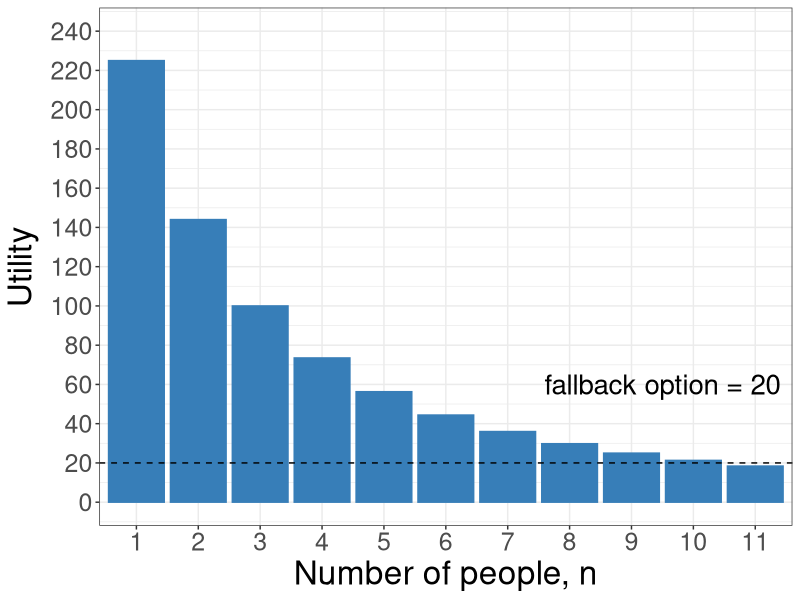
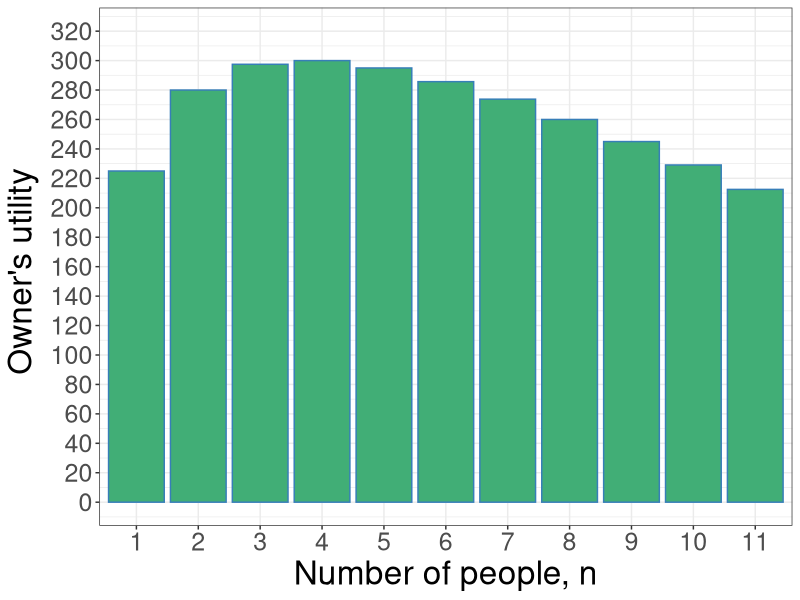
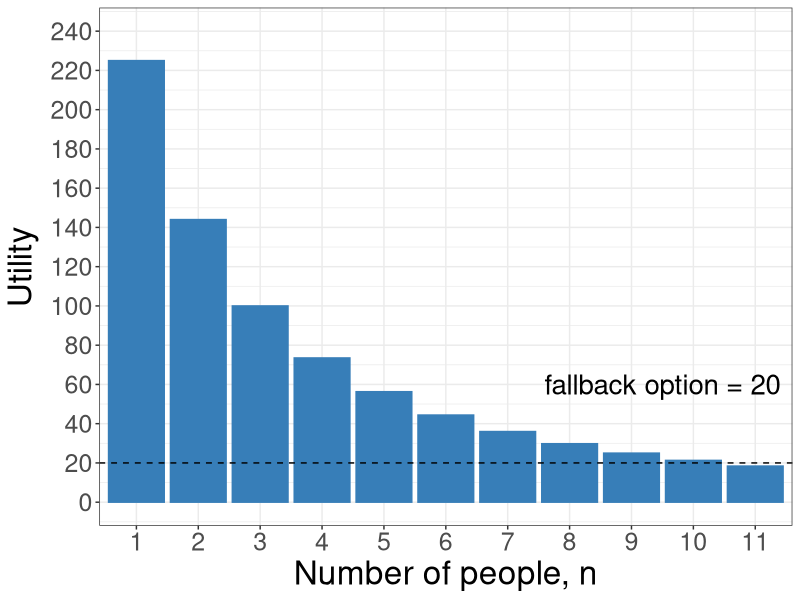
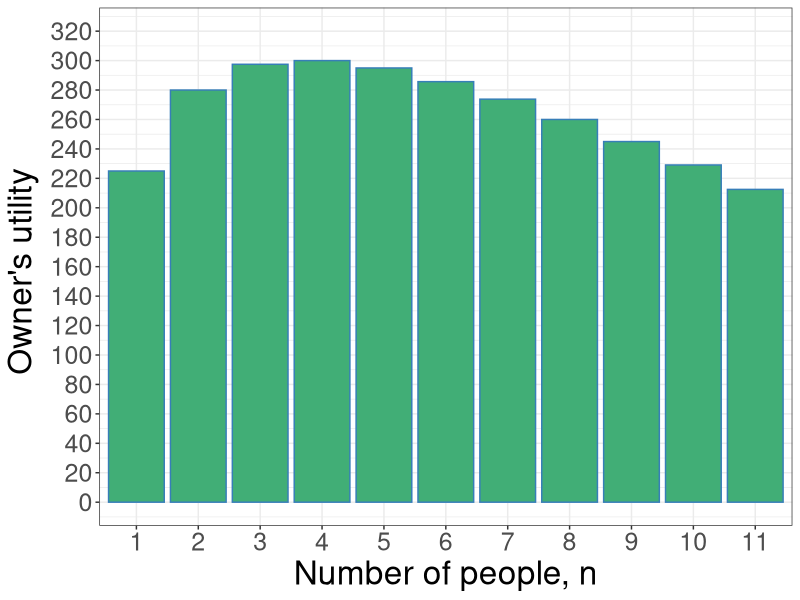

Write R code to recreate these figures, in order.
require(shape)
library(tidyverse)
#pdf(file = "competitionmarkets/long_run_n_bargraph.pdf", width = 9, height = 7)


#Set parameters for graphics
axislabelsize <- 1.8
labelsize <- 1.5
namesize <- 1.8
annotatesize <- 1.5
graphlinewidth <- 2
segmentlinewidth <- 1.5


COL <- c("#7fc97f", "#beaed4", "#fdc086", "#ffff99", "#386cb0", "#f0027f", "#bf5b17", "#666666")
COLA <- c("#e0f3db", "#99d8c9","#66c2a4","#41ae76", "#238b45", "#005824")
COLB <- c("#c6dbef", "#4eb3d3", "#2b8cbe", "#0868ac","#084081")
COLC <- c("#fcfbfd", "#efedf5", "#dadaeb", "#bcbddc", "#9e9ac8", "#807dba", "#6a51a3", "#54278f", "#3f007d")

n <- as.factor(c(1:11))
u <- c(225,144,100,73.5,56.3,44.4,36,29.8,25,21.3,18.4)

df <- tibble(n,u)


plot1 <- 
  df %>% 
  ggplot(aes(x = n, y = u)) + 
  geom_bar(stat = "identity", position = "dodge", col = "#377eb8", fill = "#377eb8") + 
  xlab("Number of people, n") +
  ylab(expression(paste("Utility"))) + 
  scale_y_continuous(breaks = seq(0,240,20),
                     labels = seq(0,240,20),
                     limits = c(0,240)) +
  geom_hline(yintercept=20, linetype='dashed', col = 'black') +
  annotate("text", x = 9.5, y = 60, label = "fallback option = 20", cex = 7) + 
  
  # scale_fill_brewer(type = "qual", palette = "Set1", 
  #                   name = "",
  #                   breaks = c("pbar"),
  #                   labels = c("Expected Price")
  # ) + 
  # scale_color_brewer(type = "qual", palette = "Set1", 
  #                    name = "",
  #                    breaks = c("pbar"),
  #                    labels = c("Expected Price")
  # ) +
theme_bw() + 
  theme(#legend.position="top",
    axis.title = element_text(size = 24),
    axis.title.y = element_text(size = 24),
    axis.text.y = element_text(size = 18),
    axis.text.x = element_text(size = 18)
  ) #+ 
  #geom_text(
   # aes(x = n, y = u, label = u), 
   # vjust = -1, size = 6,
   # position = position_dodge(width = 1),
   # inherit.aes = TRUE
  #) 

plot1

ggsave(plot1, file = "coordination_failures/figureB.pdf", width = 9, height = 7)

############

n1 <- as.factor(c(1:11))
u1 <- c(225,280,297.5,300,295,285.7,273.8,260,245,229.1,212.5)

df1 <- tibble(n1,u1)

plot2 <- 
  df1 %>% 
  ggplot(aes(x = n1, y = u1)) + 
  geom_bar(stat = "identity", position = "dodge", col = "#377eb8", fill = "#41AE76") + 
  xlab("Number of people, n") +
  ylab(expression(paste("Owner's utility "))) + 
  scale_y_continuous(breaks = seq(0,320,20),
                     labels = seq(0,320,20),
                     limits = c(0,320)) +
  # scale_fill_brewer(type = "qual", palette = "Set1", 
  #                   name = "",
  #                   breaks = c("pbar"),
  #                   labels = c("Expected Price")
  # ) + 
  # scale_color_brewer(type = "qual", palette = "Set1", 
  #                    name = "",
  #                    breaks = c("pbar"),
  #                    labels = c("Expected Price")
  # ) +
theme_bw() + 
  theme(#legend.position="top",
    axis.title = element_text(size = 24),
    axis.title.y = element_text(size = 24),
    axis.text.y = element_text(size = 18),
    axis.text.x = element_text(size = 18)
  ) # + 
  #geom_text(
  # aes(x = n1, y = u1, label = u1), 
  #  vjust = -1, size = 6,
  #  position = position_dodge(width = 1),
  #  inherit.aes = TRUE
 # ) 

plot2

ggsave(plot2, file = "coordination_failures/figureB_ownership.pdf", width = 9, height = 7)
